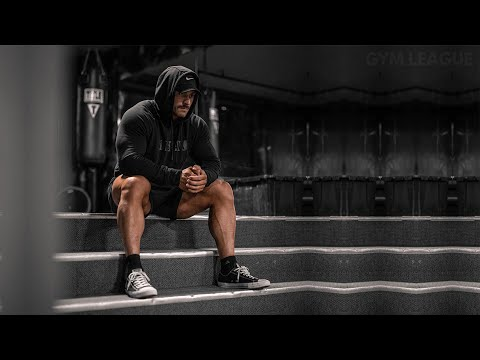
#> input picture input_image.jpg, 480 x 360 px
$ jupyter execute Untitled.ipynb
#> lines starting #> are read from the running program, lines starting #| are printed output that depends on the picture
[cell 1]
import numpy as np
import cv2
import matplotlib.pyplot as plt
img=cv2.imread("input_image.jpg")
#> img is the input picture: shape (360, 480, 3); mean B, G, R 35.6, 36.4, 38.2
img=cv2.cvtColor(img,cv2.COLOR_BGR2RGB)
plt.axis('off')
plt.imshow(img)
plt.show()
rows,cols,dim=img.shape
#> rows = 360; cols = 480; dim = 3

[cell 2]
M=np.float32([[1,0,20],
             [0,1,50],
             [0,0,1]])
translated_img=cv2.warpPerspective(img,M,(cols,rows))
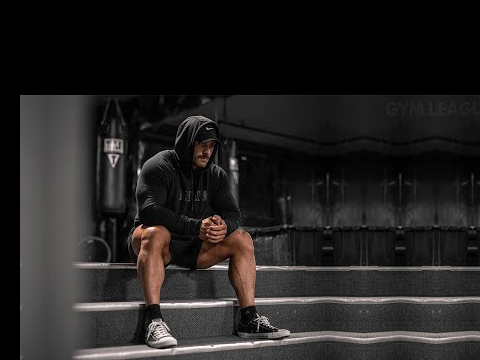
#> translated_img: shape (360, 480, 3); mean R, G, B 36.3, 34.5, 33.7
plt.axis('off')
plt.imshow(translated_img)
plt.show()

[cell 3]
M=np.float32([[1.5,0,0],
             [0,2,0],
             [0,0,1]])
scaled_img=cv2.warpPerspective(img,M,(cols,rows))
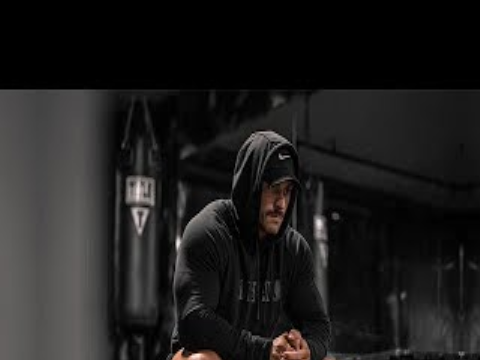
#> scaled_img: shape (360, 480, 3); mean R, G, B 30.2, 29.3, 28.9
plt.axis('off')
plt.imshow(scaled_img)
plt.show()

[cell 4]
M_x=np.float32([[1,0.2,0],
               [0,1,0],
               [0,0,1]])
M_y=np.float32([[1,0,0],
               [0.4,1,0],
               [0,0,1]])
sheared_img_xaxis=cv2.warpPerspective(img,M_x,(cols,rows))
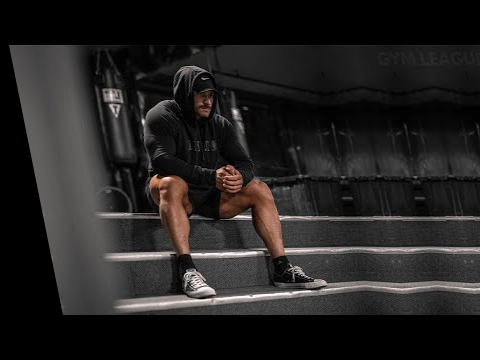
#> sheared_img_xaxis: shape (360, 480, 3); mean R, G, B 35.8, 34, 33.2
sheared_img_yaxis=cv2.warpPerspective(img,M_y,(cols,rows))
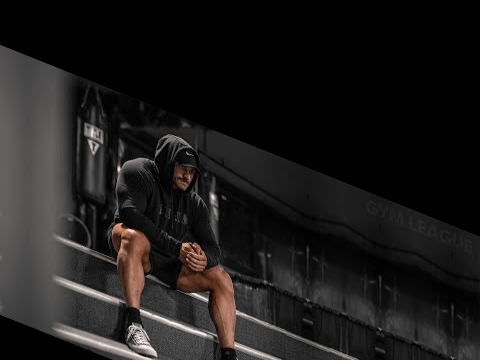
#> sheared_img_yaxis: shape (360, 480, 3); mean R, G, B 28.5, 26.8, 26.1
plt.axis('off')
plt.imshow(sheared_img_xaxis)
plt.show()
plt.axis('off')
plt.imshow(sheared_img_yaxis)
plt.show()

[cell 5]
M_x=np.float32([[1,0,0],
               [0,-1,rows],
               [0,0,1]])
#> M_x = [[1, 0, 0], [0, -1, 360], [0, 0, 1]]
M_y=np.float32([[-1,0,cols],
               [0,1,0],
               [0,0,1]])
#> M_y = [[-1, 0, 480], [0, 1, 0], [0, 0, 1]]
reflected_img_xaxis=cv2.warpPerspective(img,M_x,(cols,rows))
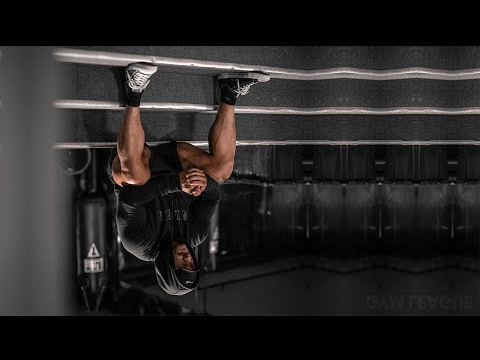
#> reflected_img_xaxis: shape (360, 480, 3); mean R, G, B 38.2, 36.4, 35.6
reflected_img_yaxis=cv2.warpPerspective(img,M_y,(cols,rows))
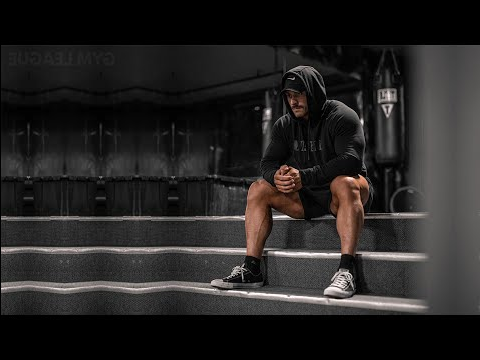
#> reflected_img_yaxis: shape (360, 480, 3); mean R, G, B 38.1, 36.3, 35.5
plt.axis('off')
plt.imshow(reflected_img_xaxis)
plt.show()
plt.axis('off')
plt.imshow(reflected_img_yaxis)
plt.show()

[cell 6]
angle=np.radians(45)
M=np.float32([[np.cos(angle),-(np.sin(angle)),0],
               [np.sin(angle),np.cos(angle),0],
               [0,0,1]])
rotated_img=cv2.warpPerspective(img,M,(cols,rows))
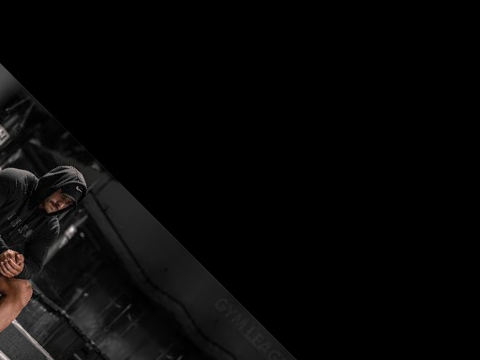
#> rotated_img: shape (360, 480, 3); mean R, G, B 7.9, 7.4, 7.2
plt.axis('off')
plt.imshow(rotated_img)
plt.show()

[cell 7]
cropped_img=img[10:950,100:1050]
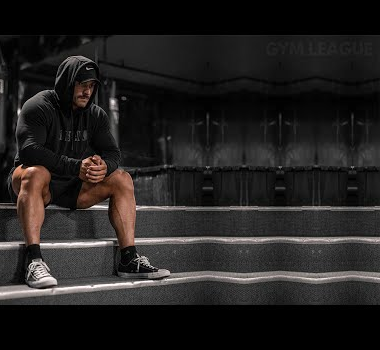
#> cropped_img: shape (350, 380, 3); mean R, G, B 34.9, 32.7, 31.9
plt.axis('off')
plt.imshow(cropped_img)
plt.show()

$ run again, with translated_image.jpg copied over input_image.jpg
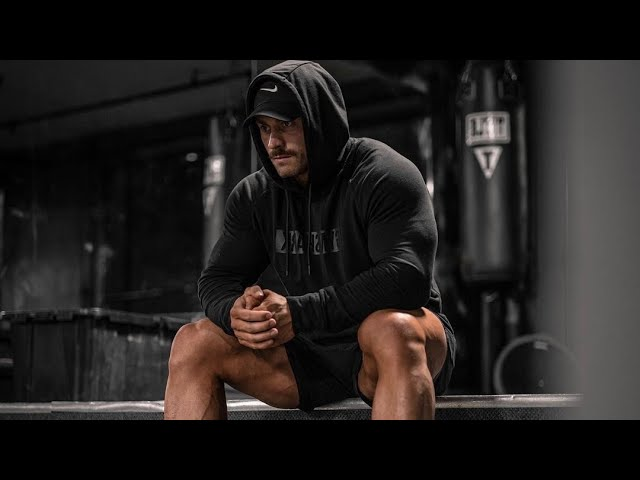
#> input picture translated_image.jpg, 640 x 480 px
#> img is the input picture: shape (480, 640, 3); mean B, G, R 29.5, 30.9, 34.2
#> `rotated_img=cv2.warpPerspective(img,M,(cols,rows))`:
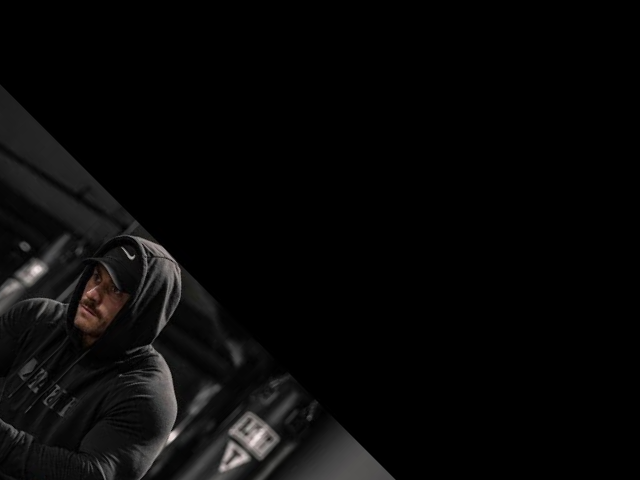
#> rotated_img: shape (480, 640, 3); mean R, G, B 8.3, 8, 7.9
#> `cropped_img=img[10:950,100:1050]`:
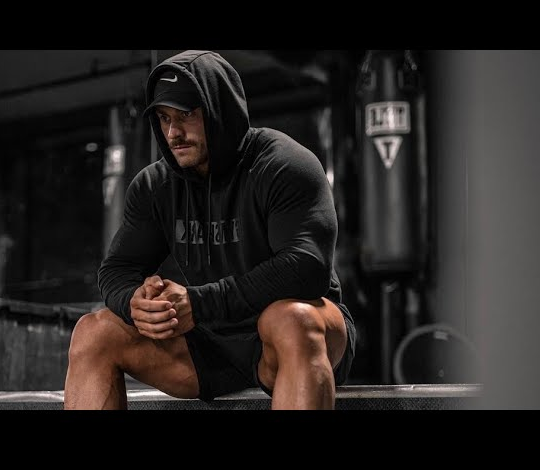
#> cropped_img: shape (470, 540, 3); mean R, G, B 37.7, 33.7, 32

$ run again, with 1.png saved as input_image.jpg
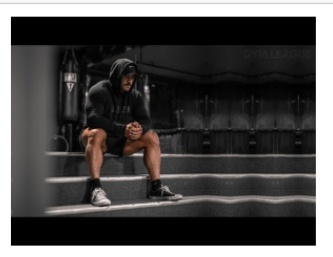
#> input picture 1.png, 333 x 257 px
#> img is the input picture: shape (257, 333, 3); mean B, G, R 75.3, 76.1, 77.6
#> `rotated_img=cv2.warpPerspective(img,M,(cols,rows))`:
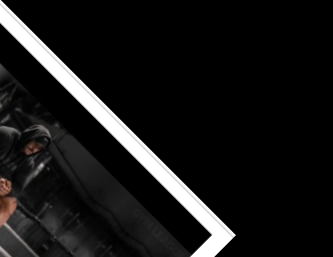
#> rotated_img: shape (257, 333, 3); mean R, G, B 23.5, 23.1, 23
#> `cropped_img=img[10:950,100:1050]`:
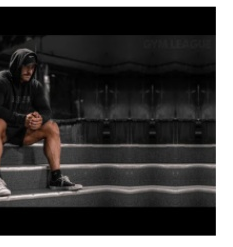
#> cropped_img: shape (247, 233, 3); mean R, G, B 64, 62.6, 62
